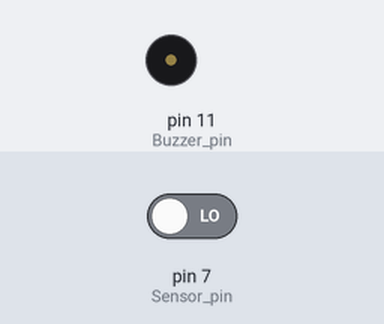
Bench run of a sketch on a simulated Arduino Uno, built with avr-gcc and run on an emulated ATmega328P. Shown: buzzer (waves = sounding, pin HIGH). The inputs (shaded band) are chosen by the test bench; at power-on: pin 7 (Sensor_pin) LOW.

Above: at 1.2 s.
1.3 s: pin 7 (Sensor_pin) driven HIGH
At 1.4 s:
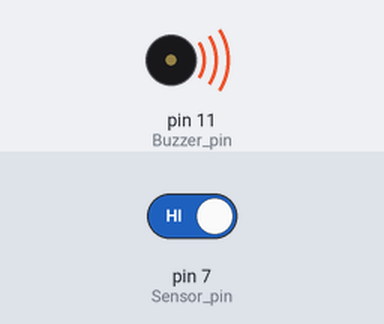
4.3 s: pin 7 (Sensor_pin) driven LOW
At 4.6 s:
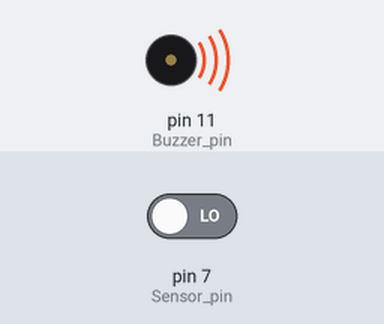
Timing chart, 0 to 7.3 s (numbered marks = the images above; inputs shaded):
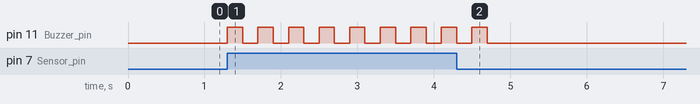

The sketch:

vibration_sensor_test.ino
```cpp
// Created  by Fair Electro.......

int Sensor_pin=7;
int Buzzer_pin=11;
void setup() {
  pinMode(Sensor_pin,INPUT);
  pinMode(Buzzer_pin,OUTPUT);
}

void loop() {
  int data;
  data=digitalRead(Sensor_pin);
  if(data==1)
  {
    digitalWrite(Buzzer_pin,HIGH);
    delay(200);
    digitalWrite(Buzzer_pin,LOW);
    delay(200);
        digitalWrite(Buzzer_pin,HIGH);
    delay(200);
    digitalWrite(Buzzer_pin,LOW);
    delay(200);
       digitalWrite(Buzzer_pin,HIGH);
    delay(200);
    digitalWrite(Buzzer_pin,LOW);
    delay(200);
   }
   else
   digitalWrite(Buzzer_pin,LOW);
}
```

Measured:
- after the input at 1.3 s, pin 11 (Buzzer_pin): alternates HIGH for 0.20 s and LOW for 0.20 s, starting at once
- after the input at 4.3 s, pin 11 (Buzzer_pin): goes on until 4.7 s, then stays LOW
